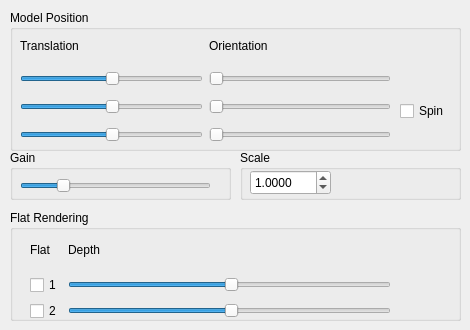
   <widget class="QWidget" name="tab">
    <attribute name="title">
     <string>Scene Adjust</string>
    </attribute>
    <widget class="QGroupBox" name="ModelPositionGroup">
     <property name="geometry">
      <rect>
       <x>10</x>
       <y>10</y>
       <width>451</width>
       <height>141</height>
      </rect>
     </property>
     <property name="title">
      <string>Model Position</string>
     </property>
     <widget class="QWidget" name="gridLayoutWidget">
      <property name="geometry">
       <rect>
        <x>10</x>
        <y>20</y>
        <width>371</width>
        <height>116</height>
       </rect>
      </property>
      <layout class="QGridLayout" name="gridLayout">
       <item row="4" column="0">
        <widget class="QSlider" name="posSliderY">
         <property name="minimumSize">
          <size>
           <width>0</width>
           <height>22</height>
          </size>
         </property>
         <property name="value">
          <number>50</number>
         </property>
         <property name="orientation">
          <enum>Qt::Horizontal</enum>
         </property>
        </widget>
       </item>
       <item row="5" column="0">
        <widget class="QSlider" name="posSliderZ">
         <property name="minimumSize">
          <size>
           <width>0</width>
           <height>22</height>
          </size>
         </property>
         <property name="value">
          <number>50</number>
         </property>
         <property name="orientation">
          <enum>Qt::Horizontal</enum>
         </property>
        </widget>
       </item>
       <item row="5" column="1">
        <widget class="QSlider" name="rotSliderZ">
         <property name="minimumSize">
          <size>
           <width>0</width>
           <height>22</height>
          </size>
         </property>
         <property name="orientation">
          <enum>Qt::Horizontal</enum>
         </property>
        </widget>
       </item>
       <item row="0" column="0">
        <widget class="QLabel" name="label">
         <property name="text">
          <string>Translation</string>
         </property>
        </widget>
       </item>
       <item row="2" column="0">
        <widget class="QSlider" name="posSliderX">
         <property name="minimumSize">
          <size>
           <width>0</width>
           <height>22</height>
          </size>
         </property>
         <property name="value">
          <number>50</number>
         </property>
         <property name="orientation">
          <enum>Qt::Horizontal</enum>
         </property>
        </widget>
       </item>
       <item row="2" column="1">
        <widget class="QSlider" name="rotSliderX">
         <property name="minimumSize">
          <size>
           <width>0</width>
           <height>22</height>
          </size>
         </property>
         <property name="orientation">
          <enum>Qt::Horizontal</enum>
         </property>
        </widget>
       </item>
       <item row="4" column="1">
        <widget class="QSlider" name="rotSliderY">
         <property name="minimumSize">
          <size>
           <width>0</width>
           <height>22</height>
          </size>
         </property>
         <property name="orientation">
          <enum>Qt::Horizontal</enum>
         </property>
        </widget>
       </item>
       <item row="0" column="1">
        <widget class="QLabel" name="label_2">
         <property name="text">
          <string>Orientation</string>
         </property>
        </widget>
       </item>
      </layout>
     </widget>
     <widget class="QCheckBox" name="spinCheckbox">
      <property name="geometry">
       <rect>
        <x>390</x>
        <y>90</y>
        <width>181</width>
        <height>22</height>
       </rect>
      </property>
      <property name="text">
       <string>Spin</string>
      </property>
     </widget>
    </widget>
    <widget class="QGroupBox" name="groupBox">
     <property name="geometry">
      <rect>
       <x>10</x>
       <y>150</y>
       <width>221</width>
       <height>50</height>
      </rect>
     </property>
     <property name="title">
      <string>Gain</string>
     </property>
     <widget class="QSlider" name="horizontalSlider">
      <property name="geometry">
       <rect>
        <x>10</x>
        <y>20</y>
        <width>191</width>
        <height>31</height>
       </rect>
      </property>
      <property name="value">
       <number>20</number>
      </property>
      <property name="orientation">
       <enum>Qt::Horizontal</enum>
      </property>
     </widget>
    </widget>
    <widget class="QGroupBox" name="groupBox_3">
     <property name="geometry">
      <rect>
       <x>10</x>
       <y>210</y>
       <width>451</width>
       <height>111</height>
      </rect>
     </property>
     <property name="title">
      <string>Flat Rendering</string>
     </property>
     <widget class="QWidget" name="gridLayoutWidget_2">
      <property name="geometry">
       <rect>
        <x>20</x>
        <y>20</y>
        <width>361</width>
        <height>91</height>
       </rect>
      </property>
      <layout class="QGridLayout" name="gridLayout_2">
       <item row="1" column="0">
        <widget class="QCheckBox" name="flatCheck1">
         <property name="text">
          <string>1</string>
         </property>
        </widget>
       </item>
       <item row="2" column="0">
        <widget class="QCheckBox" name="flatCheck2">
         <property name="text">
          <string>2</string>
         </property>
        </widget>
       </item>
       <item row="2" column="1">
        <widget class="QSlider" name="horizontalSlider_3">
         <property name="minimum">
          <number>-99</number>
         </property>
         <property name="value">
          <number>1</number>
         </property>
         <property name="orientation">
          <enum>Qt::Horizontal</enum>
         </property>
        </widget>
       </item>
       <item row="0" column="0">
        <widget class="QLabel" name="label_3">
         <property name="text">
          <string>Flat</string>
         </property>
        </widget>
       </item>
       <item row="0" column="1">
        <widget class="QLabel" name="label_4">
         <property name="text">
          <string>Depth</string>
         </property>
        </widget>
       </item>
       <item row="1" column="1">
        <widget class="QSlider" name="horizontalSlider_2">
         <property name="minimum">
          <number>-99</number>
         </property>
         <property name="value">
          <number>1</number>
         </property>
         <property name="orientation">
          <enum>Qt::Horizontal</enum>
         </property>
        </widget>
       </item>
      </layout>
     </widget>
    </widget>
    <widget class="QGroupBox" name="groupBox_9">
     <property name="geometry">
      <rect>
       <x>240</x>
       <y>150</y>
       <width>221</width>
       <height>50</height>
      </rect>
     </property>
     <property name="title">
      <string>Scale</string>
     </property>
     <widget class="QDoubleSpinBox" name="doubleSpinBoxScale">
      <property name="geometry">
       <rect>
        <x>10</x>
        <y>20</y>
        <width>81</width>
        <height>25</height>
       </rect>
      </property>
      <property name="decimals">
       <number>4</number>
      </property>
      <property name="minimum">
       <double>0.000000000000000</double>
      </property>
      <property name="maximum">
       <double>1000.000000000000000</double>
      </property>
      <property name="singleStep">
       <double>0.100000000000000</double>
      </property>
      <property name="value">
       <double>1.000000000000000</double>
      </property>
     </widget>
    </widget>
   </widget>
